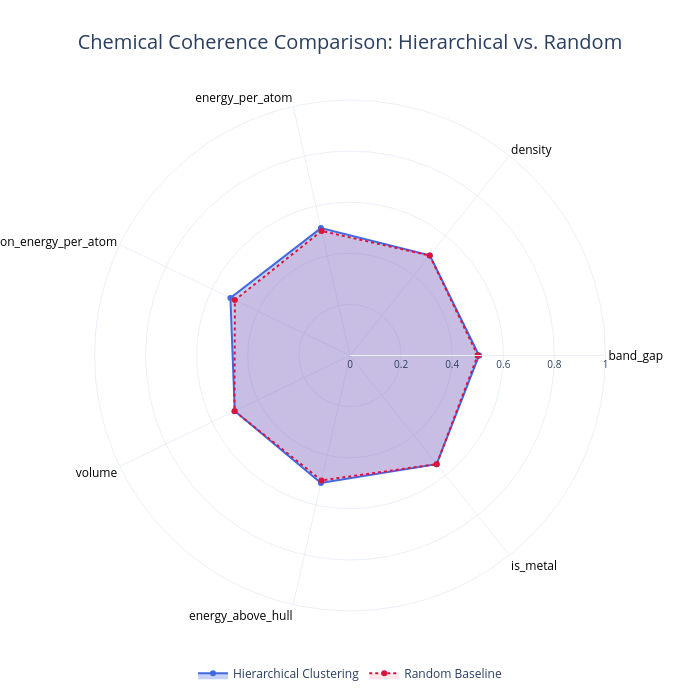

Notebook code cell kept with this figure:
### Code cell
def plot_coherence_radar(hier_coherence, random_coherence):
    # 1. Extract the features (categories)
    categories = list(hier_coherence.keys())
    
    # 2. Extract the values 
    hier_vals = list(hier_coherence.values())
    random_vals = list(random_coherence.values())
    
    # 3. FIX: Close the loop so the outer line connects back to the start!
    categories.append(categories[0])
    hier_vals.append(hier_vals[0])
    random_vals.append(random_vals[0])
    
    fig = go.Figure()

    # Add Hierarchical Trace
    fig.add_trace(go.Scatterpolar(
        r=hier_vals,
        theta=categories,
        fill='toself',
        name='Hierarchical Clustering',
        line=dict(color='royalblue', width=2),
        fillcolor='rgba(65, 105, 225, 0.3)' # Transparent blue
    ))

    # Add Random Baseline Trace
    fig.add_trace(go.Scatterpolar(
        r=random_vals,
        theta=categories,
        fill='toself',
        name='Random Baseline',
        line=dict(color='crimson', width=2, dash='dot'),
        fillcolor='rgba(220, 20, 60, 0.1)' # Highly transparent red
    ))

    # Layout and Formatting
    fig.update_layout(
        title=dict(
            text='Chemical Coherence Comparison: Hierarchical vs. Random',
            font=dict(size=20),
            y=0.95,
            x=0.5,
            xanchor='center',
            yanchor='top'
        ),
        polar=dict(
            radialaxis=dict(
                visible=True,
                range=[0, 1], # Since your coherence scores are 0 to 1
                tickfont=dict(size=10),
                tickangle=0,
                tickcolor='rgba(0,0,0,0.2)'
            ),
            angularaxis=dict(
                tickfont=dict(size=12, color='black')
            )
        ),
        showlegend=True,
        legend=dict(
            orientation="h",
            yanchor="bottom",
            y=-0.15,
            xanchor="center",
            x=0.5
        ),
        template='plotly_white',
        width=700,
        height=700
    )
    
    fig.show()

plot_coherence_radar(chemical_hier_coherence, chemical_random_coherence)

### Figure 1 — Plotly figure (JSON) as saved in the notebook; plotly's stock layout.template omitted (floating-point values rounded to 4 significant figures)
{"data": [{"fill": "toself", "fillcolor": "rgba(65, 105, 225, 0.3)", "line": {"color": "royalblue", "width": 2}, "name": "Hierarchical Clustering", "r": [0.5051, 0.5012, 0.5115, 0.5195, 0.5007, 0.5115, 0.544, 0.5051], "theta": ["band_gap", "density", "energy_per_atom", "formation_energy_per_atom", "volume", "energy_above_hull", "is_metal", "band_gap"], "type": "scatterpolar"}, {"fill": "toself", "fillcolor": "rgba(220, 20, 60, 0.1)", "line": {"color": "crimson", "dash": "dot", "width": 2}, "name": "Random Baseline", "r": [0.4997, 0.5003, 0.5, 0.5001, 0.5019, 0.5017, 0.544, 0.4997], "theta": ["band_gap", "density", "energy_per_atom", "formation_energy_per_atom", "volume", "energy_above_hull", "is_metal", "band_gap"], "type": "scatterpolar"}], "layout": {"height": 700, "legend": {"orientation": "h", "x": 0.5, "xanchor": "center", "y": -0.15, "yanchor": "bottom"}, "polar": {"angularaxis": {"tickfont": {"color": "black", "size": 12}}, "radialaxis": {"range": [0, 1], "tickangle": 0, "tickcolor": "rgba(0,0,0,0.2)", "tickfont": {"size": 10}, "visible": true}}, "showlegend": true, "title": {"font": {"size": 20}, "text": "Chemical Coherence Comparison: Hierarchical vs. Random", "x": 0.5, "xanchor": "center", "y": 0.95, "yanchor": "top"}, "width": 700}}
